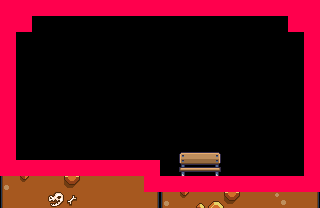

Rendered tile map (Tiled .tmx) drawn with the repository's tilesets; below, a short description and the full map source, tile grids included:
An orthogonal 20x13 tile map with 16x16 px tiles, 3 tile layers (background2, background, collision), 2 tilesets and 6 objects (Hero).

<map version="1.0" orientation="orthogonal" renderorder="right-down" width="20" height="13" tilewidth="16" tileheight="16" nextobjectid="2">
 <tileset firstgid="1" name="tiles" tilewidth="16" tileheight="16" tilecount="320" columns="20">
  <image source="pizza-boy.png" width="320" height="256" />
 </tileset>
 <tileset firstgid="321" name="collision-16" tilewidth="16" tileheight="16" tilecount="5" columns="5">
  <image source="collision-16.png" width="80" height="16" />
  <tile id="0">
   <objectgroup draworder="index">
    <object id="2" x="0" y="0" width="16" height="16" />
   </objectgroup>
  </tile>
  <tile id="1">
   <objectgroup draworder="index">
    <object id="2" x="0" y="0">
     <polygon points="0,0 0,16 16,16" />
    </object>
   </objectgroup>
  </tile>
  <tile id="2">
   <objectgroup draworder="index">
    <object id="1" x="0" y="16">
     <polygon points="0,0 16,-16 16,0" />
    </object>
   </objectgroup>
  </tile>
  <tile id="3">
   <objectgroup draworder="index">
    <object id="1" x="0" y="0">
     <polygon points="0,0 0,16 16,0" />
    </object>
   </objectgroup>
  </tile>
  <tile id="4">
   <objectgroup draworder="index">
    <object id="1" x="0" y="0">
     <polygon points="0,0 16,0 16,16" />
    </object>
   </objectgroup>
  </tile>
 </tileset>
 <layer name="background2" width="20" height="13">
  <properties>
   <property name="parent" value="bottomLayer" />
  </properties>
  <data encoding="csv">
86,86,86,86,86,86,86,86,86,86,86,86,86,86,86,86,86,86,86,86,
67,0,0,0,0,0,0,0,0,0,0,0,0,0,0,0,0,0,0,65,
67,0,0,0,0,0,0,0,0,0,0,0,0,0,0,0,0,0,0,65,
67,0,0,0,0,0,0,0,0,0,0,0,0,0,0,0,0,0,0,65,
67,0,0,0,0,0,0,0,0,0,0,0,0,0,0,0,0,0,0,65,
67,0,0,0,0,0,0,0,0,0,0,0,0,0,0,0,0,0,0,65,
67,0,0,0,0,0,0,0,0,0,0,0,0,0,0,0,0,0,0,65,
67,0,0,0,0,0,0,0,0,0,0,0,0,0,0,0,0,0,0,65,
67,0,0,0,0,0,0,0,0,0,0,0,0,0,0,0,0,0,0,65,
67,0,0,0,0,0,0,0,0,0,0,5,6,7,0,0,0,0,0,65,
67,0,0,0,0,0,0,0,0,0,0,25,26,27,0,0,0,0,0,65,
67,0,0,0,0,0,0,0,0,0,0,0,0,0,0,0,0,0,0,65,
67,0,0,0,0,0,0,0,0,0,0,0,0,0,0,0,0,0,0,65
</data>
 </layer>
 <layer name="background" width="20" height="13">
  <properties>
   <property name="parent" value="bottomLayer" />
  </properties>
  <data encoding="csv">
31,32,0,0,0,0,0,0,0,0,0,0,0,0,0,0,0,0,31,32,
51,52,0,0,0,0,0,0,0,0,0,0,0,0,0,0,0,0,51,52,
0,0,0,0,0,0,0,0,0,0,0,0,0,0,0,0,0,0,0,0,
0,0,0,0,0,0,0,0,0,0,0,0,0,0,0,0,0,0,0,0,
0,0,0,0,0,0,0,0,0,0,0,0,0,0,0,0,0,0,0,0,
0,0,0,0,0,0,0,0,0,0,0,0,0,0,0,0,0,0,0,0,
0,0,0,0,0,0,0,0,0,0,0,0,0,0,0,0,0,0,0,0,
0,0,0,0,0,0,0,0,0,0,0,0,0,0,0,0,0,0,0,0,
0,0,0,0,0,0,0,0,0,0,0,0,0,0,0,0,0,0,0,0,
0,0,0,0,0,0,0,0,0,0,0,0,0,0,0,0,0,0,0,0,
71,72,73,74,75,74,74,74,74,76,0,0,0,0,0,0,0,0,0,0,
91,92,154,154,95,154,154,154,154,96,71,72,73,74,75,74,73,73,74,76,
151,154,154,130,150,154,154,154,154,156,91,92,93,94,95,154,154,112,154,156
</data>
 </layer>
 <layer name="collision" width="20" height="13">
  <data encoding="csv">
321,321,321,321,321,321,321,321,321,321,321,321,321,321,321,321,321,321,321,321,
321,321,0,0,0,0,0,0,0,0,0,0,0,0,0,0,0,0,321,321,
321,0,0,0,0,0,0,0,0,0,0,0,0,0,0,0,0,0,0,321,
321,0,0,0,0,0,0,0,0,0,0,0,0,0,0,0,0,0,0,321,
321,0,0,0,0,0,0,0,0,0,0,0,0,0,0,0,0,0,0,321,
321,0,0,0,0,0,0,0,0,0,0,0,0,0,0,0,0,0,0,321,
321,0,0,0,0,0,0,0,0,0,0,0,0,0,0,0,0,0,0,321,
321,0,0,0,0,0,0,0,0,0,0,0,0,0,0,0,0,0,0,321,
321,0,0,0,0,0,0,0,0,0,0,0,0,0,0,0,0,0,0,321,
321,0,0,0,0,0,0,0,0,0,0,0,0,0,0,0,0,0,0,321,
321,321,321,321,321,321,321,321,321,321,0,0,0,0,0,0,0,0,0,321,
0,0,0,0,0,0,0,0,0,321,321,321,321,321,321,321,321,321,321,321,
0,0,0,0,0,0,0,0,0,0,0,0,0,0,0,0,0,0,0,0
</data>
 </layer>
 <objectgroup name="bottomLayer">
  <object id="1" name="hero" type="Hero" x="64" y="128" width="12" height="20" />
 </objectgroup>
</map>